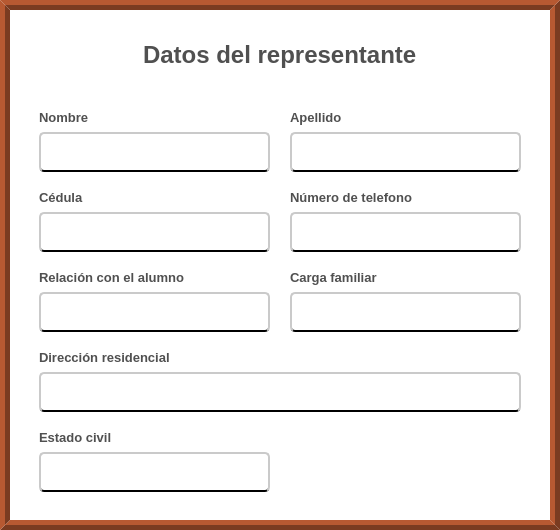
              <widget class="QFrame" name="espacio_info_contacto">
               <property name="sizePolicy">
                <sizepolicy hsizetype="Preferred" vsizetype="Preferred">
                 <horstretch>0</horstretch>
                 <verstretch>10</verstretch>
                </sizepolicy>
               </property>
               <property name="minimumSize">
                <size>
                 <width>0</width>
                 <height>530</height>
                </size>
               </property>
               <property name="maximumSize">
                <size>
                 <width>16777215</width>
                 <height>520</height>
                </size>
               </property>
               <property name="styleSheet">
                <string notr="true">QFrame{
	background-color: rgb(255, 255, 255);
	border:10px ridge rgb(122, 59, 33);
}</string>
               </property>
               <property name="frameShape">
                <enum>QFrame::NoFrame</enum>
               </property>
               <property name="frameShadow">
                <enum>QFrame::Raised</enum>
               </property>
               <layout class="QVBoxLayout" name="verticalLayout_5">
                <property name="spacing">
                 <number>20</number>
                </property>
                <property name="leftMargin">
                 <number>20</number>
                </property>
                <property name="topMargin">
                 <number>30</number>
                </property>
                <property name="rightMargin">
                 <number>20</number>
                </property>
                <item alignment="Qt::AlignHCenter">
                 <widget class="QLabel" name="label_titulo_datos_del_representante">
                  <property name="maximumSize">
                   <size>
                    <width>16777215</width>
                    <height>30</height>
                   </size>
                  </property>
                  <property name="font">
                   <font>
                    <family>Arial</family>
                    <pointsize>18</pointsize>
                    <weight>75</weight>
                    <bold>true</bold>
                   </font>
                  </property>
                  <property name="styleSheet">
                   <string notr="true">QLabel{
	
	color: rgb(80, 80, 80);
	border:none;
	border-color: #ffffff;


}
</string>
                  </property>
                  <property name="text">
                   <string>Datos del representante</string>
                  </property>
                  <property name="scaledContents">
                   <bool>false</bool>
                  </property>
                 </widget>
                </item>
                <item alignment="Qt::AlignHCenter|Qt::AlignTop">
                 <widget class="QFrame" name="mostrar_datos_del_representante">
                  <property name="minimumSize">
                   <size>
                    <width>500</width>
                    <height>420</height>
                   </size>
                  </property>
                  <property name="maximumSize">
                   <size>
                    <width>16777215</width>
                    <height>400</height>
                   </size>
                  </property>
                  <property name="styleSheet">
                   <string notr="true">QFrame{

	 border:none;

}</string>
                  </property>
                  <layout class="QGridLayout" name="gridLayout">
                   <property name="horizontalSpacing">
                    <number>20</number>
                   </property>
                   <item row="0" column="0">
                    <layout class="QVBoxLayout" name="verticalLayout_14">
                     <item>
                      <widget class="QLabel" name="label_nombre">
                       <property name="sizePolicy">
                        <sizepolicy hsizetype="Preferred" vsizetype="Preferred">
                         <horstretch>0</horstretch>
                         <verstretch>0</verstretch>
                        </sizepolicy>
                       </property>
                       <property name="minimumSize">
                        <size>
                         <width>200</width>
                         <height>30</height>
                        </size>
                       </property>
                       <property name="maximumSize">
                        <size>
                         <width>200</width>
                         <height>30</height>
                        </size>
                       </property>
                       <property name="font">
                        <font>
                         <family>Arial</family>
                         <pointsize>10</pointsize>
                         <weight>75</weight>
                         <bold>true</bold>
                        </font>
                       </property>
                       <property name="styleSheet">
                        <string notr="true">QLabel{
	
	color: rgb(80, 80, 80);

	border-color: #ffffff;


}
</string>
                       </property>
                       <property name="text">
                        <string>Nombre</string>
                       </property>
                       <property name="scaledContents">
                        <bool>false</bool>
                       </property>
                      </widget>
                     </item>
                     <item>
                      <widget class="QLineEdit" name="input_mostrar_nombre">
                       <property name="enabled">
                        <bool>true</bool>
                       </property>
                       <property name="minimumSize">
                        <size>
                         <width>0</width>
                         <height>40</height>
                        </size>
                       </property>
                       <property name="font">
                        <font>
                         <family>Arial</family>
                         <pointsize>13</pointsize>
                        </font>
                       </property>
                       <property name="styleSheet">
                        <string notr="true">QLineEdit{
	
	background-color: rgb(255, 255, 255);
	border-radius:5px;
	padding-left: 5px;
 padding-right:5px;
	padding-top:1px;
	border-bottom:2px solid black  ;
	border-top: 2px solid rgb(202, 202, 202);
	border-left: 2px solid rgb(202, 202, 202);
	border-right: 2px solid rgb(202, 202, 202);

}

QLineEdit:focus{

	border: 2px solid rgb(17, 192, 255)



}
</string>
                       </property>
                       <property name="readOnly">
                        <bool>true</bool>
                       </property>
                      </widget>
                     </item>
                    </layout>
                   </item>
                   <item row="0" column="1">
                    <layout class="QVBoxLayout" name="verticalLayout_18">
                     <item>
                      <widget class="QLabel" name="label_apellido">
                       <property name="minimumSize">
                        <size>
                         <width>200</width>
                         <height>30</height>
                        </size>
                       </property>
                       <property name="maximumSize">
                        <size>
                         <width>200</width>
                         <height>30</height>
                        </size>
                       </property>
                       <property name="font">
                        <font>
                         <family>Arial</family>
                         <pointsize>10</pointsize>
                         <weight>75</weight>
                         <bold>true</bold>
                        </font>
                       </property>
                       <property name="styleSheet">
                        <string notr="true">QLabel{
	
	color: rgb(80, 80, 80);

	border-color: #ffffff;


}
</string>
                       </property>
                       <property name="text">
                        <string>Apellido</string>
                       </property>
                       <property name="scaledContents">
                        <bool>false</bool>
                       </property>
                      </widget>
                     </item>
                     <item>
                      <widget class="QLineEdit" name="input_mostrar_apellido">
                       <property name="enabled">
                        <bool>true</bool>
                       </property>
                       <property name="minimumSize">
                        <size>
                         <width>0</width>
                         <height>40</height>
                        </size>
                       </property>
                       <property name="font">
                        <font>
                         <family>Arial</family>
                         <pointsize>13</pointsize>
                        </font>
                       </property>
                       <property name="styleSheet">
                        <string notr="true">QLineEdit{
	
	background-color: rgb(255, 255, 255);
	border-radius:5px;
	padding-left: 5px;
 padding-right:5px;
	padding-top:1px;
	border-bottom:2px solid black  ;
	border-top: 2px solid rgb(202, 202, 202);
	border-left: 2px solid rgb(202, 202, 202);
	border-right: 2px solid rgb(202, 202, 202);

}

QLineEdit:focus{

	border: 2px solid rgb(17, 192, 255)



}
</string>
                       </property>
                       <property name="text">
                        <string/>
                       </property>
                       <property name="readOnly">
                        <bool>true</bool>
                       </property>
                      </widget>
                     </item>
                    </layout>
                   </item>
                   <item row="1" column="0">
                    <layout class="QVBoxLayout" name="verticalLayout_15">
                     <item>
                      <widget class="QLabel" name="label_numero_telefono_3">
                       <property name="sizePolicy">
                        <sizepolicy hsizetype="Preferred" vsizetype="Preferred">
                         <horstretch>0</horstretch>
                         <verstretch>0</verstretch>
                        </sizepolicy>
                       </property>
                       <property name="minimumSize">
                        <size>
                         <width>200</width>
                         <height>30</height>
                        </size>
                       </property>
                       <property name="maximumSize">
                        <size>
                         <width>200</width>
                         <height>30</height>
                        </size>
                       </property>
                       <property name="font">
                        <font>
                         <family>Arial</family>
                         <pointsize>10</pointsize>
                         <weight>75</weight>
                         <bold>true</bold>
                        </font>
                       </property>
                       <property name="styleSheet">
                        <string notr="true">QLabel{
	
	color: rgb(80, 80, 80);

	border-color: #ffffff;


}
</string>
                       </property>
                       <property name="text">
                        <string>Cédula</string>
                       </property>
                       <property name="scaledContents">
                        <bool>false</bool>
                       </property>
                      </widget>
                     </item>
                     <item>
                      <widget class="QLineEdit" name="input_mostrar_cedula_representante">
                       <property name="enabled">
                        <bool>true</bool>
                       </property>
                       <property name="minimumSize">
                        <size>
                         <width>0</width>
                         <height>40</height>
                        </size>
                       </property>
                       <property name="font">
                        <font>
                         <family>Arial</family>
                         <pointsize>13</pointsize>
                        </font>
                       </property>
                       <property name="styleSheet">
                        <string notr="true">QLineEdit{
	
	background-color: rgb(255, 255, 255);
	border-radius:5px;
	padding-left: 5px;
 padding-right:5px;
	padding-top:1px;
	border-bottom:2px solid black  ;
	border-top: 2px solid rgb(202, 202, 202);
	border-left: 2px solid rgb(202, 202, 202);
	border-right: 2px solid rgb(202, 202, 202);

}

QLineEdit:focus{

	border: 2px solid rgb(17, 192, 255)



}
</string>
                       </property>
                       <property name="readOnly">
                        <bool>true</bool>
                       </property>
                      </widget>
                     </item>
                    </layout>
                   </item>
                   <item row="1" column="1">
                    <layout class="QVBoxLayout" name="verticalLayout_19">
                     <item>
                      <widget class="QLabel" name="label_numero_telefono">
                       <property name="minimumSize">
                        <size>
                         <width>200</width>
                         <height>30</height>
                        </size>
                       </property>
                       <property name="maximumSize">
                        <size>
                         <width>200</width>
                         <height>30</height>
                        </size>
                       </property>
                       <property name="font">
                        <font>
                         <family>Arial</family>
                         <pointsize>10</pointsize>
                         <weight>75</weight>
                         <bold>true</bold>
                        </font>
                       </property>
                       <property name="styleSheet">
                        <string notr="true">QLabel{
	
	color: rgb(80, 80, 80);

	border-color: #ffffff;


}
</string>
                       </property>
                       <property name="text">
                        <string>Número de telefono</string>
                       </property>
                       <property name="scaledContents">
                        <bool>false</bool>
                       </property>
                      </widget>
                     </item>
                     <item>
                      <widget class="QLineEdit" name="input_mostrar_numero_telefono">
                       <property name="enabled">
                        <bool>true</bool>
                       </property>
                       <property name="minimumSize">
                        <size>
                         <width>0</width>
                         <height>40</height>
                        </size>
                       </property>
                       <property name="font">
                        <font>
                         <family>Arial</family>
                         <pointsize>13</pointsize>
                        </font>
                       </property>
                       <property name="styleSheet">
                        <string notr="true">QLineEdit{
	
	background-color: rgb(255, 255, 255);
	border-radius:5px;
	padding-left: 5px;
 padding-right:5px;
	padding-top:1px;
	border-bottom:2px solid black  ;
	border-top: 2px solid rgb(202, 202, 202);
	border-left: 2px solid rgb(202, 202, 202);
	border-right: 2px solid rgb(202, 202, 202);

}

QLineEdit:focus{

	border: 2px solid rgb(17, 192, 255)



}
</string>
                       </property>
                       <property name="readOnly">
                        <bool>true</bool>
                       </property>
                      </widget>
                     </item>
                    </layout>
                   </item>
                   <item row="2" column="0">
                    <layout class="QVBoxLayout" name="verticalLayout_16">
                     <item>
                      <widget class="QLabel" name="label_relacion_alumno">
                       <property name="minimumSize">
                        <size>
                         <width>200</width>
                         <height>30</height>
                        </size>
                       </property>
                       <property name="maximumSize">
                        <size>
                         <width>200</width>
                         <height>30</height>
                        </size>
                       </property>
                       <property name="font">
                        <font>
                         <family>Arial</family>
                         <pointsize>10</pointsize>
                         <weight>75</weight>
                         <bold>true</bold>
                        </font>
                       </property>
                       <property name="styleSheet">
                        <string notr="true">QLabel{
	
	color: rgb(80, 80, 80);

	border-color: #ffffff;


}
</string>
                       </property>
                       <property name="text">
                        <string>Relación con el alumno</string>
                       </property>
                       <property name="scaledContents">
                        <bool>false</bool>
                       </property>
                      </widget>
                     </item>
                     <item>
                      <widget class="QLineEdit" name="input_mostrar_relacion_alumno">
                       <property name="enabled">
                        <bool>true</bool>
                       </property>
                       <property name="minimumSize">
                        <size>
                         <width>0</width>
                         <height>40</height>
                        </size>
                       </property>
                       <property name="font">
                        <font>
                         <family>Arial</family>
                         <pointsize>13</pointsize>
                        </font>
                       </property>
                       <property name="styleSheet">
                        <string notr="true">QLineEdit{
	
	background-color: rgb(255, 255, 255);
	border-radius:5px;
	padding-left: 5px;
 padding-right:5px;
	padding-top:1px;
	border-bottom:2px solid black  ;
	border-top: 2px solid rgb(202, 202, 202);
	border-left: 2px solid rgb(202, 202, 202);
	border-right: 2px solid rgb(202, 202, 202);

}

QLineEdit:focus{

	border: 2px solid rgb(17, 192, 255)



}
</string>
                       </property>
                       <property name="readOnly">
                        <bool>true</bool>
                       </property>
                      </widget>
                     </item>
                    </layout>
                   </item>
                   <item row="2" column="1">
                    <layout class="QVBoxLayout" name="verticalLayout_20">
                     <item>
                      <widget class="QLabel" name="label_carga_familiar">
                       <property name="minimumSize">
                        <size>
                         <width>200</width>
                         <height>30</height>
                        </size>
                       </property>
                       <property name="maximumSize">
                        <size>
                         <width>200</width>
                         <height>30</height>
                        </size>
                       </property>
                       <property name="font">
                        <font>
                         <family>Arial</family>
                         <pointsize>10</pointsize>
                         <weight>75</weight>
                         <bold>true</bold>
                        </font>
                       </property>
                       <property name="styleSheet">
                        <string notr="true">QLabel{
	
	color: rgb(80, 80, 80);

	border-color: #ffffff;


}
</string>
                       </property>
                       <property name="text">
                        <string>Carga familiar</string>
                       </property>
                       <property name="scaledContents">
                        <bool>false</bool>
                       </property>
                      </widget>
                     </item>
                     <item>
                      <widget class="QLineEdit" name="input_mostrar_carga_familiar">
                       <property name="enabled">
                        <bool>true</bool>
                       </property>
                       <property name="minimumSize">
                        <size>
                         <width>0</width>
                         <height>40</height>
                        </size>
                       </property>
                       <property name="font">
                        <font>
                         <family>Arial</family>
                         <pointsize>13</pointsize>
                        </font>
                       </property>
                       <property name="styleSheet">
                        <string notr="true">QLineEdit{
	
	background-color: rgb(255, 255, 255);
	border-radius:5px;
	padding-left: 5px;
 padding-right:5px;
	padding-top:1px;
	border-bottom:2px solid black  ;
	border-top: 2px solid rgb(202, 202, 202);
	border-left: 2px solid rgb(202, 202, 202);
	border-right: 2px solid rgb(202, 202, 202);

}

QLineEdit:focus{

	border: 2px solid rgb(17, 192, 255)



}
</string>
                       </property>
                       <property name="readOnly">
                        <bool>true</bool>
                       </property>
                      </widget>
                     </item>
                    </layout>
                   </item>
                   <item row="3" column="0" colspan="2">
                    <layout class="QVBoxLayout" name="verticalLayout_17">
                     <item>
                      <widget class="QLabel" name="label_direccion_residencial">
                       <property name="minimumSize">
                        <size>
                         <width>200</width>
                         <height>30</height>
                        </size>
                       </property>
                       <property name="maximumSize">
                        <size>
                         <width>200</width>
                         <height>30</height>
                        </size>
                       </property>
                       <property name="font">
                        <font>
                         <family>Arial</family>
                         <pointsize>10</pointsize>
                         <weight>75</weight>
                         <bold>true</bold>
                        </font>
                       </property>
                       <property name="styleSheet">
                        <string notr="true">QLabel{
	
	color: rgb(80, 80, 80);

	border-color: #ffffff;


}
</string>
                       </property>
                       <property name="text">
                        <string>Dirección residencial</string>
                       </property>
                       <property name="scaledContents">
                        <bool>false</bool>
                       </property>
                      </widget>
                     </item>
                     <item>
                      <widget class="QLineEdit" name="input_mostrar_direccion_residencial">
                       <property name="enabled">
                        <bool>true</bool>
                       </property>
                       <property name="minimumSize">
                        <size>
                         <width>0</width>
                         <height>40</height>
                        </size>
                       </property>
                       <property name="font">
                        <font>
                         <family>Arial</family>
                         <pointsize>13</pointsize>
                        </font>
                       </property>
                       <property name="styleSheet">
                        <string notr="true">QLineEdit{
	
	background-color: rgb(255, 255, 255);
	border-radius:5px;
	padding-left: 5px;
 padding-right:5px;
	padding-top:1px;
	border-bottom:2px solid black  ;
	border-top: 2px solid rgb(202, 202, 202);
	border-left: 2px solid rgb(202, 202, 202);
	border-right: 2px solid rgb(202, 202, 202);

}

QLineEdit:focus{

	border: 2px solid rgb(17, 192, 255)



}
</string>
                       </property>
                       <property name="readOnly">
                        <bool>true</bool>
                       </property>
                      </widget>
                     </item>
                    </layout>
                   </item>
                   <item row="4" column="0">
                    <layout class="QVBoxLayout" name="verticalLayout_21">
                     <item>
                      <widget class="QLabel" name="label_estado_civil">
                       <property name="minimumSize">
                        <size>
                         <width>200</width>
                         <height>30</height>
                        </size>
                       </property>
                       <property name="maximumSize">
                        <size>
                         <width>200</width>
                         <height>30</height>
                        </size>
                       </property>
                       <property name="font">
                        <font>
                         <family>Arial</family>
                         <pointsize>10</pointsize>
                         <weight>75</weight>
                         <bold>true</bold>
                        </font>
                       </property>
                       <property name="styleSheet">
                        <string notr="true">QLabel{
	
	color: rgb(80, 80, 80);

	border-color: #ffffff;


}
</string>
                       </property>
                       <property name="text">
                        <string>Estado civil</string>
                       </property>
                       <property name="scaledContents">
                        <bool>false</bool>
                       </property>
                      </widget>
                     </item>
                     <item>
                      <widget class="QLineEdit" name="input_mostrar_estado_civil">
                       <property name="enabled">
                        <bool>true</bool>
                       </property>
                       <property name="minimumSize">
                        <size>
                         <width>0</width>
                         <height>40</height>
                        </size>
                       </property>
                       <property name="font">
                        <font>
                         <family>Arial</family>
                         <pointsize>13</pointsize>
                        </font>
                       </property>
                       <property name="styleSheet">
                        <string notr="true">QLineEdit{
	
	background-color: rgb(255, 255, 255);
	border-radius:5px;
	padding-left: 5px;
 padding-right:5px;
	padding-top:1px;
	border-bottom:2px solid black  ;
	border-top: 2px solid rgb(202, 202, 202);
	border-left: 2px solid rgb(202, 202, 202);
	border-right: 2px solid rgb(202, 202, 202);

}

QLineEdit:focus{

	border: 2px solid rgb(17, 192, 255)



}
</string>
                       </property>
                       <property name="readOnly">
                        <bool>true</bool>
                       </property>
                      </widget>
                     </item>
                    </layout>
                   </item>
                  </layout>
                 </widget>
                </item>
               </layout>
              </widget>
